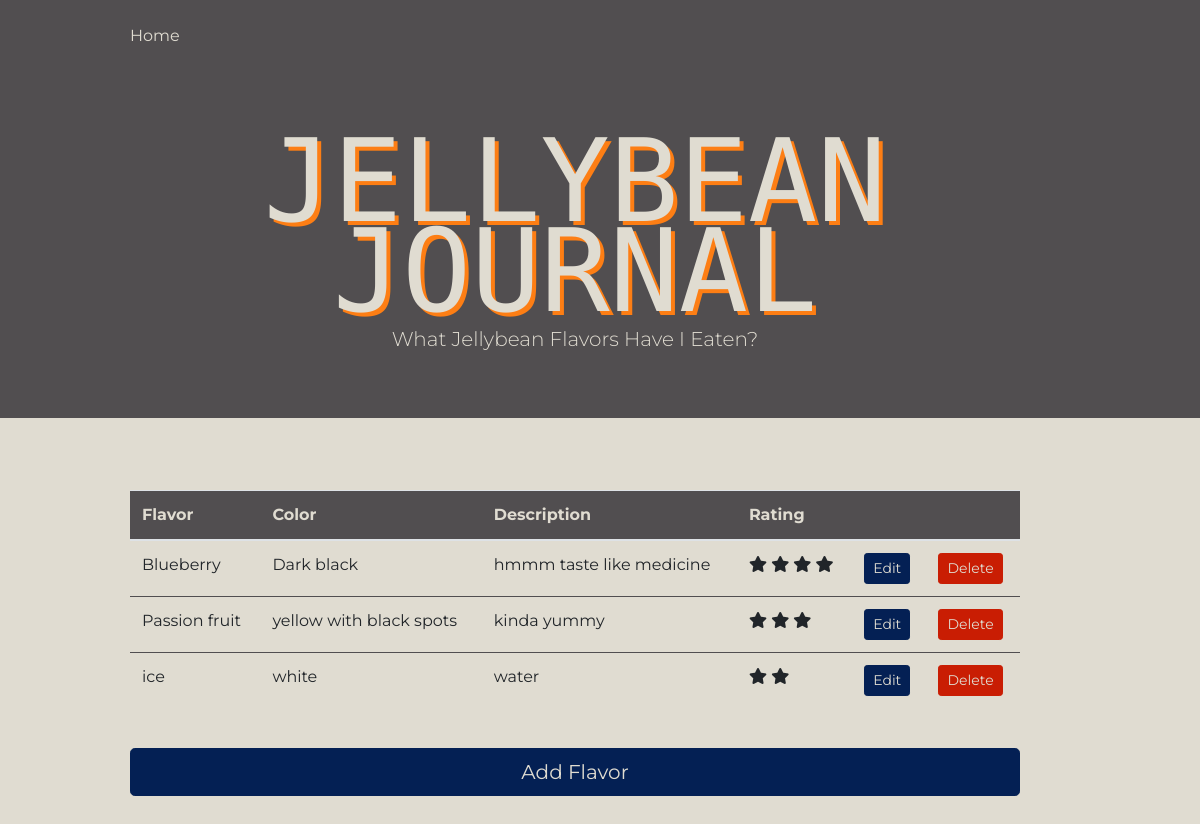
The page / on the database its author committed.
### jellybeans/models.py (models this page shows, shortened)
class Flavor(models.Model):
    Flavor = models.CharField(max_length=50)
    Color = models.CharField(max_length=50)
    Description = models.TextField()
    Rating = models.FloatField(validators=[MinValueValidator(0), MaxValueValidator(5)])

### jellybeans/views.py (the view)
# urls.py: path('', indexPageView, name="index"),
def indexPageView(request):
    flavors = Flavor.objects.all().values()
    context = {
        'data':flavors,
    }
    return render(request, 'displayFlavor.html', {'data':context})

### templates/displayFlavor.html (shortened to what this page needs)
{% extends 'base.html' %}
{% load static %}
{% block content %}
    <div id='main' class="container py-5 mb5">
        <br/>
        <div id="table">
        <table class="table">
            <thead class='thead-light'>
                <tr>
                    {% for i in data.data|first %}
                        {% if i != 'id' %}
                            <th scope="col">{{i}}</th>
                        {% endif %}
                    {% endfor %}
                    <th></th>
                    <th></th>
                </tr>
            </thead>
            <tbody>
                {% for row in data.data %}
                <tr scope="row">
                    {% for col,value in row.items %}
                        {% if col != 'id' %}
                            {% if col == 'Rating' %}
                                <td>
                                    {% for _ in "x"|ljust:row.Rating %}
                                        <i class="fas fa-star"></i>
                                    {% endfor %}
                                </td>
                            {% else %}
                                <td>{{ value }}</td>
                            {% endif %}
                        {% endif %}
                    {% endfor %}
                    <td>
                        <form method="post" action="edit/{{ row.id }}">
                            <input type="submit" value="Edit" class="btn btn-sm btn-primary my-1 my-sm-0"></input>
                        </form>
                    </td>
                    <td>
                        <form method="post" action="delete/{{ row.id }}">
                            <input type="submit" value="Delete" class="btn btn-sm btn-danger my-1 my-sm-0"></input>
                        </form>
                    </td>
                </tr>
                {% endfor %}
            </tbody>
        </table>
        </div>
        <form method="post" action="create/">
            <input type="submit" value="Add Flavor" class="btn btn-primary btn-lg btn-block"/>
        </form>
    </div>
{% endblock %}

### templates/base.html (shortened to what this page needs)
{% load static %}
<!DOCTYPE html>
<html lang="en">
  <head>
    <link
      rel="stylesheet"
      href="https://stackpath.bootstrapcdn.com/bootstrap/4.3.1/css/bootstrap.min.css"
    />
    <link rel="stylesheet" href="{% static 'css/bootstrap4-retro.css'%}" />
    <link rel="stylesheet" href="https://use.fontawesome.com/releases/v5.6.3/css/all.css">
  </head>
  <body>
    <div class="bg-danger navbar-dark text-white">
      <div class="container">
        <nav class="navbar px-0 navbar-expand-lg navbar-dark">
          <div class="collapse navbar-collapse" id="navbarNavAltMarkup">
            <div class="navbar-nav">
              <a href="/" class="pl-md-0 p-3 text-white">Home</a>
            </div>
          </div>
        </nav>
      </div>
    </div>
    <div class="jumbotron bg-secondary text-center text-danger mb-0 radius-0">
      <div class="container">
        <div class="ht-tm-header">
          <h1 class="display-1 display-xxl text-uppercase">Jellybean Journal</h1>
          <span class="lead">What Jellybean Flavors Have I Eaten?</span>
        </div>
      </div>
    </div>
  {% block content %}
  {% endblock %}
</body>
</html>

### rows shown on the page
Flavor: row "Blueberry" "Dark black" "hmmm taste like medicine", Rating 4 (drawn)
Flavor: row "Passion fruit" "yellow with black spots" "kinda yummy", Rating 3 (drawn)
Flavor: row "ice" "white" "water"

### other values the page prints
{{ i }} "Flavor" "Color" "Description" "Rating"
